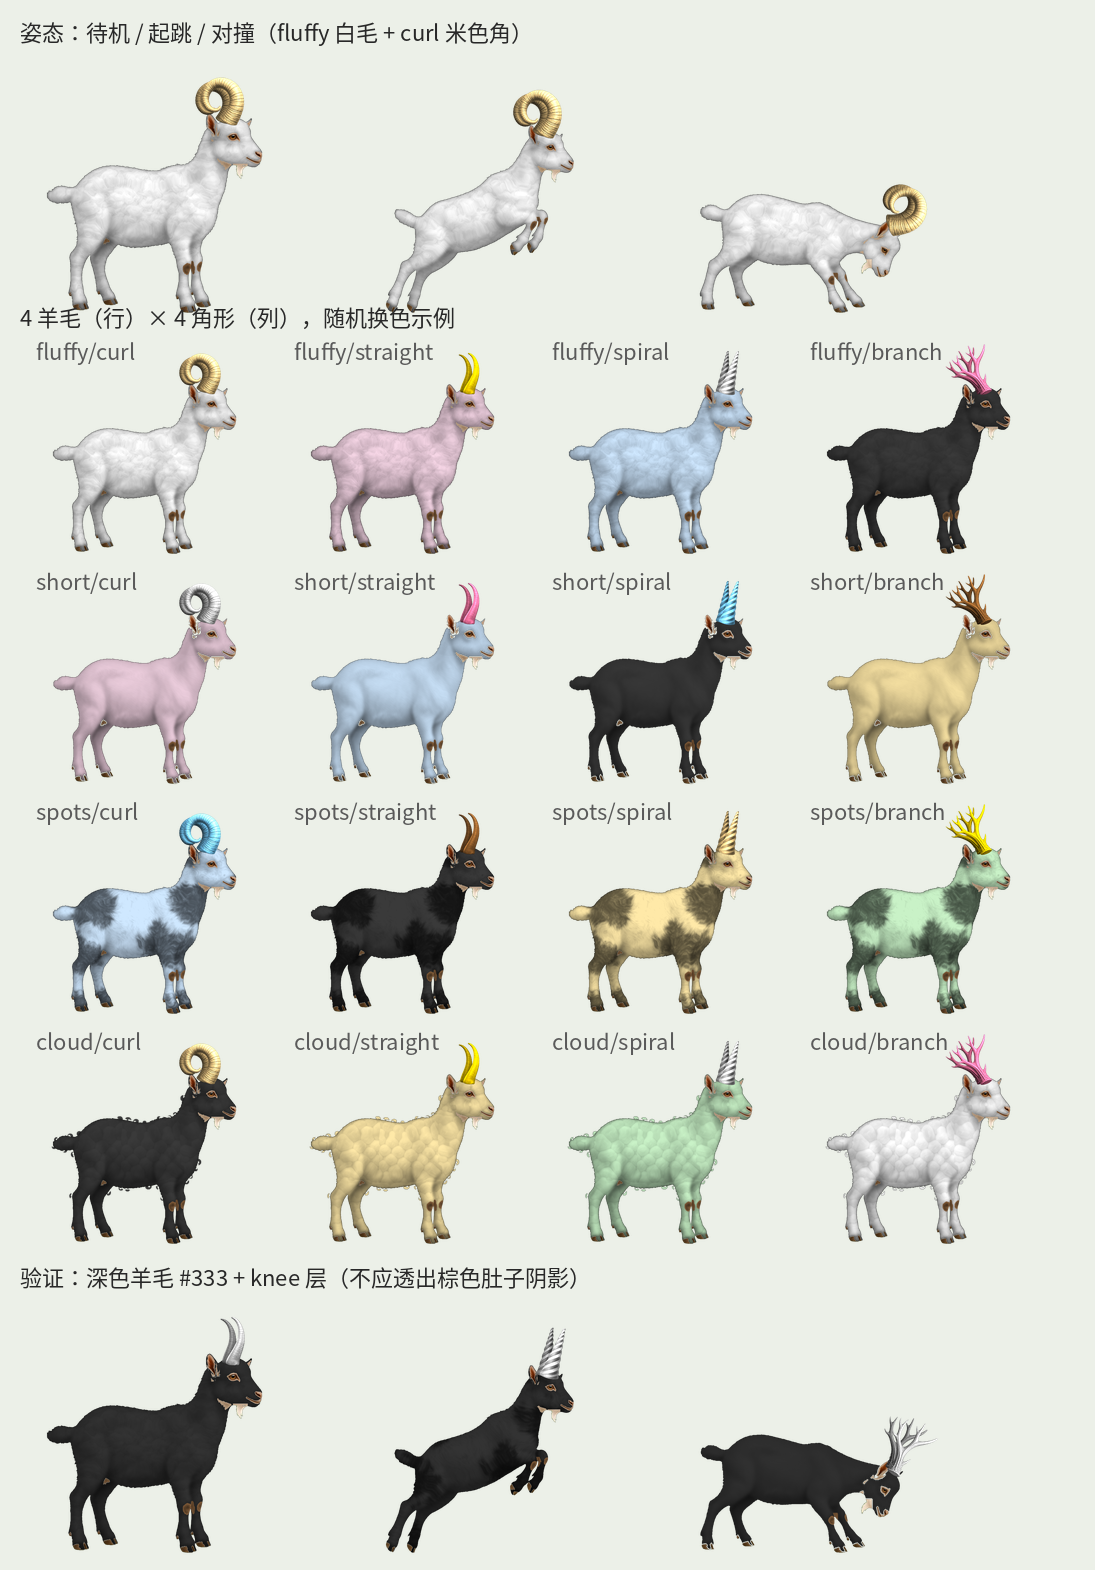

Here is the Python script that generated this plot:
import numpy as np
from PIL import Image, ImageDraw, ImageFont
ART='/workspace/goat-game/art'
def L(p): return np.asarray(Image.open(f'{ART}/{p}').convert('RGBA')).astype(float)
def tint(a,hexc,div=255):
    c=np.array([int(hexc[i:i+2],16) for i in (1,3,5)],float); o=a.copy(); o[...,:3]=np.clip(a[...,:3]/div*c,0,255); return o
def over(dst,src):
    sa=src[...,3:]/255; dst[...,:3]=src[...,:3]*sa+dst[...,:3]*(1-sa); dst[...,3:]=np.maximum(dst[...,3:],src[...,3:]); return dst
def goat(pose,wool,horn,wc,hc):
    d=np.zeros((1024,1152,4))
    for lay in [tint(L(f'wool/{wool}_{pose}.png'),wc),tint(L(f'wool/knee_{pose}.png'),'#a8774a'),L(f'body/body_{pose}.png'),L(f'beard/beard_{pose}.png'),L(f'face/face_{pose}.png'),tint(L(f'horn/{horn}_{pose}.png'),hc,128)]:
        d=over(d,lay)
    return Image.fromarray(d.astype(np.uint8),'RGBA')
try: F=ImageFont.truetype('/usr/share/fonts/opentype/noto/NotoSansCJK-Regular.ttc',22)
except: F=ImageFont.load_default()
T=230; W=int(4*T*1.125)+60; Hh=60+T+40+4*T+40+T+50
pv=Image.new('RGB',(W,Hh),(236,240,232)); dr=ImageDraw.Draw(pv)
dr.text((20,15),'姿态：待机 / 起跳 / 对撞（fluffy 白毛 + curl 米色角）',fill=(40,40,40),font=F)
for i,p in enumerate(['idle','jump','clash']):
    g=goat(p,'fluffy','curl','#ffffff','#d9b77a').resize((int((T+40)*1.125),T+40),Image.LANCZOS); pv.paste(g,(20+i*(int((T+40)*1.125)+20),50),g)
wools=['fluffy','short','spots','cloud']; horns=['curl','straight','spiral','branch']
wc=['#ffffff','#f6d6e6','#cfe8ff','#3a3a3a','#ffe9a8','#c9f2c7']; hc=['#d9b77a','#ffd700','#c0c0c0','#ff7aa8','#7ad0ff','#8b5a2b']
y0=60+T+40; dr.text((20,y0-30),'4 羊毛（行）× 4 角形（列），随机换色示例',fill=(40,40,40),font=F)
for r,w in enumerate(wools):
    for c,h in enumerate(horns):
        g=goat('idle',w,h,wc[(r+c)%6],hc[(r*2+c)%6]).resize((int(T*1.125),T),Image.LANCZOS)
        x,y=30+c*int(T*1.125),y0+r*T; pv.paste(g,(x,y),g); dr.text((x+6,y+4),f'{w}/{h}',fill=(90,90,90),font=F)
y1=y0+4*T+40; dr.text((20,y1-30),'验证：深色羊毛 #333 + knee 层（不应透出棕色肚子阴影）',fill=(40,40,40),font=F)
for i,p in enumerate(['idle','jump','clash']):
    g=goat(p,['fluffy','spots','short'][i],['straight','spiral','branch'][i],'#333333','#c0c0c0').resize((int((T+40)*1.125),T+40),Image.LANCZOS); pv.paste(g,(20+i*(int((T+40)*1.125)+20),y1),g)
pv.save(f'{ART}/preview.png',optimize=True); print(pv.size)
